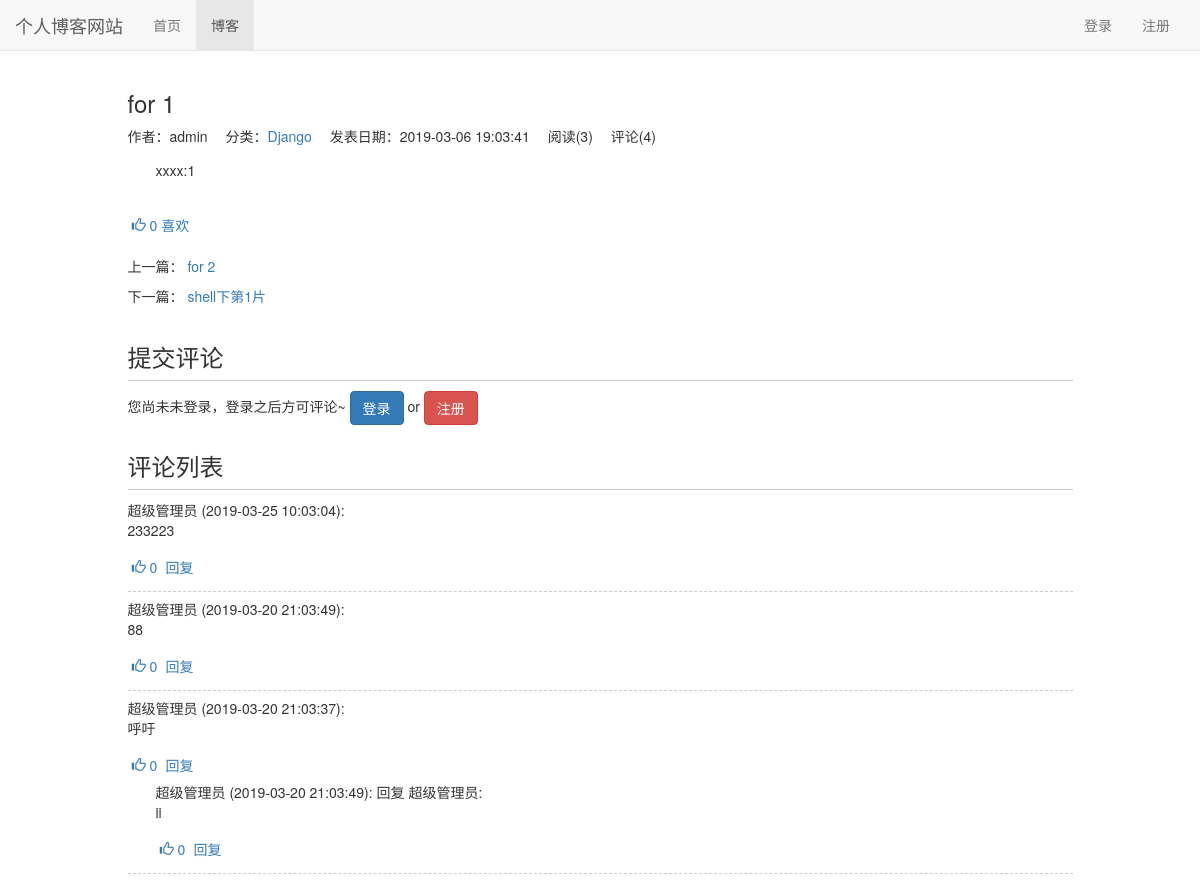
/blog/8, run on the app's committed database.
### blog/models.py (models this page shows, shortened)
class Blog(models.Model,ReadNumExpandMethod):
    title = models.CharField(max_length=50)
    blog_type = models.ForeignKey(BlogType,on_delete=models.CASCADE)
    content = RichTextUploadingField()
    author = models.ForeignKey(User,on_delete=models.CASCADE)
    read_details = GenericRelation(ReadDetail)
    created_time = models.DateTimeField(auto_now_add=True)
    last_updated_time = models.DateTimeField(auto_now=True)
    class Meta:
        ordering = ['-created_time']

class BlogType(models.Model):
    type_name = models.CharField(max_length=15)
    def __str__(self):
        return self.type_name

### read_statistics/models.py (models this page shows)
class ReadNum(models.Model):
    read_num = models.IntegerField(default=0)
    content_type = models.ForeignKey(ContentType, on_delete=models.CASCADE)
    object_id = models.PositiveIntegerField()
    content_object = GenericForeignKey('content_type', 'object_id')

### likes/models.py (models this page shows)
class LikeCount(models.Model):
    content_type = models.ForeignKey(ContentType, on_delete=models.CASCADE)
    object_id = models.PositiveIntegerField()
    content_object = GenericForeignKey('content_type', 'object_id')
    liked_num = models.IntegerField(default=0)

### comment/models.py (models this page shows, shortened)
class Comment(models.Model):
    content_type = models.ForeignKey(ContentType, on_delete=models.CASCADE)
    object_id = models.PositiveIntegerField()
    content_object = GenericForeignKey('content_type', 'object_id')
    text = models.TextField()
    comment_time = models.DateTimeField(auto_now_add=True)
    user = models.ForeignKey(User,related_name="comments",on_delete=models.CASCADE)
    root = models.ForeignKey('self',related_name="root_comment",null=True,on_delete=models.CASCADE)
    parent = models.ForeignKey('self',related_name="parent_comment",null=True,on_delete=models.CASCADE)
    reply_to = models.ForeignKey(User,related_name="replies",null=True,on_delete=models.CASCADE)
    class Meta:
        ordering = ['comment_time']

### user/models.py (models this page shows, shortened)
class Profile(models.Model):
    user = models.OneToOneField(User,on_delete=models.CASCADE,verbose_name='昵称')
    nickname = models.CharField(max_length=20)

### blog/views.py (the view)
# urls.py: path('<int:blog_pk>',views.blog_detail,name='blog_detail'),
def blog_detail(request,blog_pk):
    blog = get_object_or_404(Blog,pk=blog_pk)
    read_cookie_key = read_statistics_once_read(request,blog)
    context = {}
    context['previous_blog'] = Blog.objects.filter(created_time__gt=blog.created_time).last()
    context['next_blog'] = Blog.objects.filter(created_time__lt=blog.created_time).first()
    context['blog'] = blog
    response = render(request,'blog/blog_detail.html',context) #响应
    response.set_cookie(read_cookie_key,'true') #阅读cookie标记
    return response

### comment/templatetags/comment_tags.py (called while the page is built)
@register.simple_tag
def get_comment_count(obj):
    content_type = ContentType.objects.get_for_model(obj)
    return Comment.objects.filter(content_type=content_type,object_id=obj.pk).count()

@register.simple_tag
def get_comment_list(obj):
    content_type = ContentType.objects.get_for_model(obj)
    comments = Comment.objects.filter(content_type=content_type,object_id=obj.pk,parent=None)
    return comments.order_by('-comment_time')

### likes/templatetags/likes_tags.py (called while the page is built)
@register.simple_tag
def get_like_count(obj):
    content_type = ContentType.objects.get_for_model(obj)
    like_count,created = LikeCount.objects.get_or_create(content_type=content_type,object_id=obj.pk)
    return like_count.liked_num

@register.simple_tag(takes_context=True)
def get_like_status(context,obj):
    content_type = ContentType.objects.get_for_model(obj)
    user = context['user']
    if not user.is_authenticated:
        return ''
    if LikeRecord.objects.filter(content_type=content_type,object_id=obj.pk,user=user).exists():
        return 'active'
    else:
        return ''

@register.simple_tag
def get_content_type(obj):
    content_type = ContentType.objects.get_for_model(obj)
    return content_type.model

### read_statistics/models.py (called while the page is built)
    def get_read_num(self):
        try:
            ct = ContentType.objects.get_for_model(self)
            readnum = ReadNum.objects.get(content_type=ct,object_id=self.pk)
            return readnum.read_num
        except exceptions.ObjectDoesNotExist:
            return 0

### read_statistics/utils.py (called while the page is built)
def read_statistics_once_read(request,obj):
    ct = ContentType.objects.get_for_model(obj)
    key = '%s_%s_read' % (ct.model,obj.pk)
    if not request.COOKIES.get(key):
        readnum,created = ReadNum.objects.get_or_create(content_type=ct,object_id=obj.pk)
        readnum.read_num += 1
        readnum.save()
        date = timezone.now().date()
        readDetail,created = ReadDetail.objects.get_or_create(content_type=ct,object_id=obj.pk,date=date)
        readDetail.read_num += 1
        readDetail.save()
    return key

### user/context_processors.py (called while the page is built)
def login_modal_form(request):
    return {'login_modal_form':LoginForm()}

### user/models.py (called while the page is built)
def get_nickname_or_username(self):
    if Profile.objects.filter(user=self).exists():
        profile = Profile.objects.get(user=self)
        return profile.nickname
    else:
        return self.username

### blog/templates/blog/blog_detail.html (shortened to what this page needs)
{% extends 'base.html' %}
{% block nav_blog_active %}active{% endblock %}
{% load staticfiles %}
{% load comment_tags %}
{% load likes_tags %}
{% block header_extends %}
    <link rel="stylesheet" href="{% static 'blog/blog.css' %}">
{% endblock %}
{% block content %}
    <div class="container">
        <div class="row">
            <div class="col-xs-10 col-xs-offset-1">
                <h3>{{ blog.title }}</h3>
                <ul class="blog-info-description">
                    <li>作者：{{ blog.author }}</li>
                    <li>分类：<a href="{% url 'blogs_with_type' blog.blog_type.pk %}">{{ blog.blog_type }}</a></li>
                    <li>发表日期：{{ blog.created_time | date:"Y-m-d H:m:s" }}</li>
                    <li>阅读({{ blog.get_read_num }})</li>
                    <li>评论({% get_comment_count blog %})</li>
                </ul>
                <div class="blog-content">{{ blog.content|safe }}</div>
                <div class="like" onclick="likeChange(this,'{% get_content_type blog %}',{{ blog.pk }})">
                    <span class="glyphicon glyphicon-thumbs-up {% get_like_status blog %}"></span>
                    <span class="liked-num">{% get_like_count blog %}</span>
                    <span>喜欢</span>
                </div>
                <div class="blog-more">
                    <p>上一篇：
                        {% if previous_blog %}
                            <a href="{% url 'blog_detail' previous_blog.pk %}">{{ previous_blog.title }}</a>
                        {% else %}
                            没有了
                        {% endif %}
                    </p>
                    <p>下一篇：
                        {% if next_blog %}
                            <a href="{% url 'blog_detail' next_blog.pk %}">{{ next_blog.title }}</a>
                        {% else %}
                            没有了
                        {% endif %}
                    </p>
                </div>
            </div>
        </div>
        <div class="row">
            <div class="col-xs-10 col-xs-offset-1">
                <div class="comment-area">
                    <h3 class="comment-area-title">提交评论</h3>
                    {% if user.is_authenticated %}
                        <form id="comment_form" action="{% url 'update_comment' %}" method="POST" style="overflow: hidden;">
                            <label>{{ user.get_nickname_or_username }}，欢迎评论~</label>
                            <div id="reply_content_container" style="display: none;">
                                <p id="reply_title">回复：</p>
                                <div id="reply_content"></div>
                            </div>
                            {% csrf_token %}
                            {% get_comment_form blog as comment_form %}
                            {% for field in comment_form %}
                                {{ field }}
                            {% endfor %}
                            <span id="comment_error" class="text-danger pull-left"></span>
                            <input type="submit" value="评论" class="btn btn-primary pull-right">
                        </form>
                    {% else %}
                        您尚未未登录，登录之后方可评论~
                        <a class="btn btn-primary" href="{% url 'login' %}?from={{ request.get_full_path }}">登录</a>
                        <span>or</span>
                        <a class="btn btn-danger" href="{% url 'register' %}?from={{ request.get_full_path }}">注册</a>
                    {% endif %}
                </div>
                <div class="comment-area">
                    <h3 class="comment-area-title">评论列表</h3>
                    <div id="comment_list">
                        {% get_comment_list blog as comments %}
                        {% for comment in comments %}
                            <div id="root_{{ comment.pk }}" class="comment">
                                <span>{{ comment.user.get_nickname_or_username }}</span>
                                <span>({{ comment.comment_time|date:"Y-m-d H:m:s" }}):</span>
                                <div id="comment_{{ comment.pk }}">
                                    {{ comment.text|safe }}
                                </div>
                                <div class="like" onclick="likeChange(this,'{% get_content_type comment %}',{{ comment.pk }})">
                                    <span class="glyphicon glyphicon-thumbs-up {% get_like_status comment %}"></span>
                                    <span class="liked-num">{% get_like_count comment %}</span>
                                </div>
                                <a href="javascript:reply({{ comment.pk }});">回复</a>
                                {% for reply in comment.root_comment.all %}
                                    <div class="reply">
                                        <span>{{ reply.user.get_nickname_or_username }}</span>
                                        <span>({{ reply.comment_time|date:"Y-m-d H:m:s" }}):</span>
                                        <span>回复</span>
                                        <span>{{ reply.reply_to.get_nickname_or_username }}:</span>
                                        <div id="comment_{{ reply.pk }}">
                                            {{ reply.text|safe }}
                                        </div>
                                        <div class="like" onclick="likeChange(this,'{% get_content_type reply %}',{{ reply.pk }})">
                                            <span class="glyphicon glyphicon-thumbs-up {% get_like_status reply %}"></span>
                                            <span class="liked-num">{% get_like_count reply %}</span>
                                        </div>
                                        <a href="javascript:reply({{ reply.pk }});">回复</a>
                                    </div>
                                {% endfor %}
                            </div>
                        {% empty %}
                            <span id="no_comment">暂无评论</span>
                        {% endfor %}
                    </div>
                </div>
            </div>
        </div>
    </div>
{% endblock %}

### static/base.css (style rules this page uses)
* { margin: 0; padding: 0; }
body { margin-top: 70px!important; }
ul { list-style-type: none; }

### blog/static/blog/blog.css (style rules this page uses)
ul.blog-info-description { list-style-type: none; margin-bottom: 1em; }
ul.blog-info-description li { display:inline-block; margin-right: 1em; }
div.blog-content { text-indent: 2em; margin-bottom: 2em; }
div.blog-more { margin-top: 1em; }
div.comment-area { margin-top: 2em; }
h3.comment-area-title { border-bottom: 1px solid #ccc; padding-bottom: 0.4em; }
div.comment { border-bottom: 1px dashed #ccc; margin-bottom: 0.5em; padding-bottom: 0.5em; }
div.reply { margin-left: 2em; }
div.like { color: #337ab7; cursor: pointer; display: inline-block; padding: 0.5em 0.3em; }

### data on the page
Blog: title "for 1", author "admin", blog_type "Django", created_time "2019-03-06 19:03:41", get_read_num "3", id "4", content "xxxx:1", id.liked_num "0"
Blog: title "for 2"
Blog: title "shell下第1片"
Comment: user.get_nickname_or_username "超级管理员", comment_time "2019-03-25 10:03:04", text "233223", id.liked_num "0"
Comment: user.get_nickname_or_username "超级管理员", comment_time "2019-03-20 21:03:49", text "88", id.liked_num "0"
Comment: user.get_nickname_or_username "超级管理员", comment_time "2019-03-20 21:03:37", text "呼吁", id.liked_num "0"
Comment: user.get_nickname_or_username "超级管理员", comment_time "2019-03-20 21:03:49", reply_to.get_nickname_or_username "超级管理员", text "ii", id.liked_num "0"
